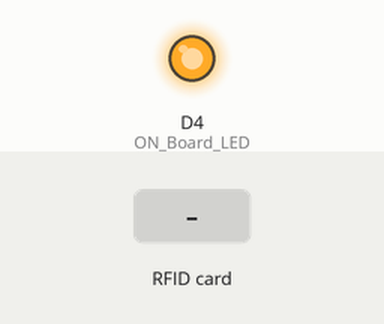
This sketch was run on a simulated ESP8266 (NodeMCU). Shown: output pins drawn as LEDs (lit = HIGH). The test bench sets the inputs (shaded band). WiFi joins after 1.5 s; servers stay silent unless stated; uploads are accepted with an empty reply; what the sketch prints to the serial monitor is not drawn.

Above: at 3.2 s.
3.3 s: RFID card 5E 7A 19 C4 held to the reader
At 4.1 s:
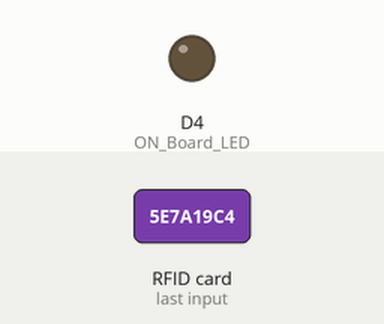
Timing chart, 0 to 6.3 s (numbered marks = the images above; inputs shaded):
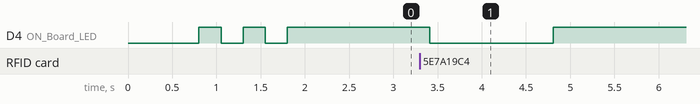

The sketch:

ino_esp.ino
```cpp
//--- NodeMCU ESP8266
#include <WiFiClient.h>
#include <ESP8266WiFi.h>
#include <ESP8266WebServer.h>
#include <ESP8266HTTPClient.h>

//--- RFID
#include <SPI.h>
#include <MFRC522.h>

//--- Comunicarse por serial con Arduino
#include <Arduino.h>
#include <SoftwareSerial.h>

//------------------------------------------------------------------------------------------------------------------------------------------------------------------------------------------//

//--- Pines RFID
#define SS_PIN D0
#define RST_PIN D1
#define ON_Board_LED 2
MFRC522 mfrc522(SS_PIN, RST_PIN);

//--- Pines de la conexión serial con arduino
SoftwareSerial esp_serial (D2, D3);

//---------------------------------------------------------------------------------------------DATOS CONEXIÓN-------------------------------------------------------------------------------//

ESP8266WebServer server(80);

//Cambiar datos de conexión
const char *ssid = "*SSID*";
const char *password = "*PASS*";
const char *host = "http://*IP*/feedit/";

//------------------------------------------------------------------------------------------------------------------------------------------------------------------------------------------//

uint8_t control = 0x00;
bool bandera = 0;
String perro_actual = "";

byte tag_leido[4];
char str[32] = "";
String uid_string;

String guardarSerial;

String peso;
String ultrasonido;
bool estado = 0;

//-----------------------------------------------------------------------------------------------SETUP--------------------------------------------------------------------------------------//

void setup()
{
    Serial.begin(115200);
    esp_serial.begin(115200);
    SPI.begin();
    mfrc522.PCD_Init();

    delay(500);

    WiFi.begin(ssid, password);
    Serial.println("");

    pinMode(ON_Board_LED, OUTPUT);
    digitalWrite(ON_Board_LED, HIGH);

    //--- Esperando conexión
    Serial.print("Conectando");
    while (WiFi.status() != WL_CONNECTED)
    {
        Serial.print(".");

        //--- Parpadeo del led del esp mientras se conecta a la red
        digitalWrite(ON_Board_LED, LOW);
        delay(250);
        digitalWrite(ON_Board_LED, HIGH);
        delay(250);
    }
    digitalWrite(ON_Board_LED, HIGH); // apaga el led cuando se conecta

    //--- Mostrar datos de conexión cuando se conecte correctamente a la red
    Serial.println("");
    Serial.print("Conectado con éxito a: ");
    Serial.println(ssid);
    Serial.print("Dirección IP: ");
    Serial.println(WiFi.localIP());
    Serial.println("Coloque el tag en el sensor para ver su UID");
    Serial.println("");
}

//-----------------------------------------------------------------------------------------------LOOP---------------------------------------------------------------------------------------//
uint8_t buf[10]= {};
MFRC522::Uid id;
MFRC522::Uid id2;
bool is_card_present = false;
void PrintHex(uint8_t *data, uint8_t length) // prints 8-bit data in hex with leading zeroes
{
char tmp[16];
for (int i=0; i<length; i++) {
tag_leido[i] = mfrc522.uid.uidByte[i]; // guardar UID en el array
array_to_string(tag_leido, 4, str);
uid_string = str;
}
}
//*****************************************************************************************//

void cpid(MFRC522::Uid *id){
memset(id, 0, sizeof(MFRC522::Uid));
memcpy(id->uidByte, mfrc522.uid.uidByte, mfrc522.uid.size);
id->size = mfrc522.uid.size;
id->sak = mfrc522.uid.sak;
}

void loop(){
MFRC522::MIFARE_Key key;
for (byte i = 0; i < 6; i++) key.keyByte[i] = 0xFF;
MFRC522::StatusCode status;

if ( !mfrc522.PICC_IsNewCardPresent()) {
return;
}
if ( !mfrc522.PICC_ReadCardSerial()) {
return;
}
uint8_t buf_len=4;
cpid(&id);
PrintHex(id.uidByte, id.size);
Serial.println(uid_string);

while(true)
{
control=0;
for(int i=0; i<3; i++)
{
if(!mfrc522.PICC_IsNewCardPresent())
{
if(mfrc522.PICC_ReadCardSerial())
{
//Serial.print('a');
control |= 0x16;
}
if(mfrc522.PICC_ReadCardSerial())
{
//Serial.print('b');
control |= 0x16;
}
//Serial.print('c');
control += 0x1;
}
//Serial.print('d');
control += 0x4;
}

//Serial.println(control);
if(control == 13 || control == 14)
{
  if(!estado)
  {
    Serial.println("Entro el perro");
    enviarEntroPerro("entrada");
    estado = 1;
  }
}
else
{
break;
}
}
Serial.println("Salio el perro");
enviarEntroPerro("salida");
estado = 0;
mfrc522.PICC_HaltA();
mfrc522.PCD_StopCrypto1();
}

int enviarEntroPerro(String inout)
{
  //leido = leer_uid();

    if (true)
    {
        String resultado_uid, datos_post;
        resultado_uid = uid_string;
        digitalWrite(ON_Board_LED, LOW);
        HTTPClient http;

        datos_post = "UIDresultado=" + resultado_uid + "&situacion=" + inout;

        String url, link;
        url = "datosESP_PHP.php";
        link = host + url;
        http.begin(link);
        http.addHeader("Content-Type", "application/x-www-form-urlencoded");

        int codigo_http = http.POST(datos_post);
        String dato_recibido = http.getString();
        http.end();
        /*Serial.print("UID: ");
        Serial.println(resultado_uid);*/

        //--- Recibir datos desde el servidor cuando se detecta el RFID
        if (resultado_uid || inout == "salida")
        {
            HTTPClient http;
            String url, link, data;
            int id = 0;
            url = "datosPHP_ESP.php";
            link = host + url;
            data = "ID=" + String(id);
            http.begin(link);
            http.addHeader("Content-Type", "application/x-www-form-urlencoded");
            int codigo_httpGet = http.POST(data);
            String dato_recibidoGet = http.getString();
            Serial.println(dato_recibidoGet);

            // Separar datos en strings
            int delimitador, delimitador1, delimitador2;
            delimitador = dato_recibidoGet.indexOf("&");
            delimitador1 = dato_recibidoGet.indexOf("&", delimitador + 1);
            delimitador2 = dato_recibidoGet.indexOf("&", delimitador1 +1);

            String dato_gramos = dato_recibidoGet.substring(delimitador + 1, delimitador1);
            /*String dato2 = dato_recibidoGet.substring(delimitador1 + 1, delimitador2);*/

            enviarArduino(dato_gramos);

            if (dato_gramos.toInt() == 1){
              recibirArduino();
            }
        }

        http.end();
        delay(1000);
        digitalWrite(ON_Board_LED, HIGH);
    }
}

//----------------------------------------Cambiar el UID a string---------------------------------------------------------------------------------------------------------------------------//

void array_to_string(byte array[], unsigned int len, char buffer[])
{
    for (unsigned int i = 0; i < len; i++)
    {
        byte nib1 = (array[i] >> 4) & 0x0F;
        byte nib2 = (array[i] >> 0) & 0x0F;
        buffer[i * 2 + 0] = nib1 < 0xA ? '0' + nib1 : 'A' + nib1 - 0xA;
        buffer[i * 2 + 1] = nib2 < 0xA ? '0' + nib2 : 'A' + nib2 - 0xA;
    }
    buffer[len * 2] = '\0';
}

//----------------------------------------Enviar codigo UID al arduino---------------------------------------------------------------------------------------------------------------------------//

void enviarArduino(String mensaje)
{
  esp_serial.println(mensaje);
}

//-------------------------------------Recibir datos de Arduino desde el serial-------------------------------------------------------------------------------------------------------------//

void recibirArduino()
{
  guardarSerial = esp_serial.readStringUntil('\n');

  int delimitador, delimitador1, delimitador2;
  delimitador = guardarSerial.indexOf("&");
  delimitador1 = guardarSerial.indexOf("&", delimitador + 1);
  delimitador2 = guardarSerial.indexOf("&", delimitador1 +1);

  peso = guardarSerial.substring(delimitador + 1, delimitador1);
  ultrasonido = guardarSerial.substring(delimitador1 + 1, delimitador2);
  Serial.println("Peso: "+peso);
  Serial.println("Ultrasonido: "+ultrasonido);
  enviarDatos();
}

//----------------------------------------Enviar ultrasonido y peso al servidor--------------------------------------------------------------------------------------------------------------------------//

void enviarDatos(){
  WiFiClient wifi;
  HTTPClient http;
  String url, link;
  url = "peso_ultra.php";
  link = host + url;

  http.begin(wifi, link);
  http.addHeader("Content-Type", "application/x-www-form-urlencoded");
  String dato_enviado = "peso=" + peso + "&ultrasonido=" + ultrasonido;
  int codigo_enviado = http.POST(dato_enviado);
  http.end();

}
```

Measured:
- after the input at 3.3 s, D4 (ON_Board_LED): HIGH → LOW after 0.11 s, → HIGH 1.4 s later
